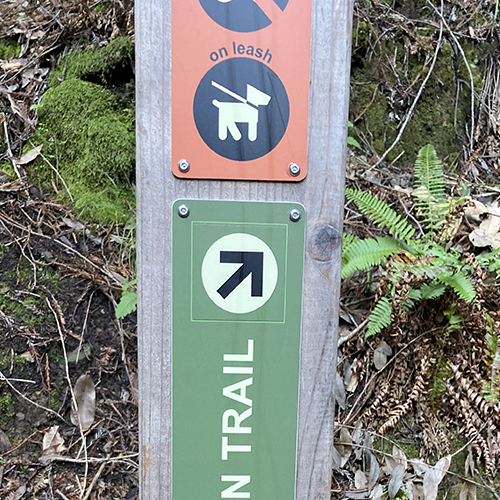
#> input picture test_images/sign_0.png, 500 x 500 px
$ python correspondence.py
#> lines starting #> are read from the running program, lines starting #| are printed output that depends on the picture
import numpy as np
import skimage as sk
from skimage import io
import matplotlib.pyplot as plt

## read the images
shelf_0 = io.imread('test_images/sign_0.png',as_gray=True)
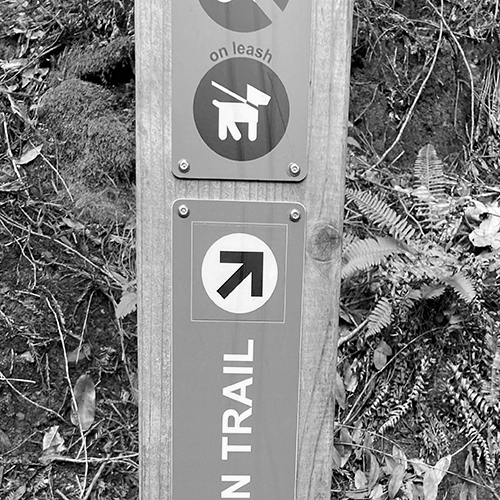
#> shelf_0: shape (500, 500) float64; min 0, max 1, mean 0.506
shelf_1 = io.imread('test_images/sign_1.png',as_gray=True)
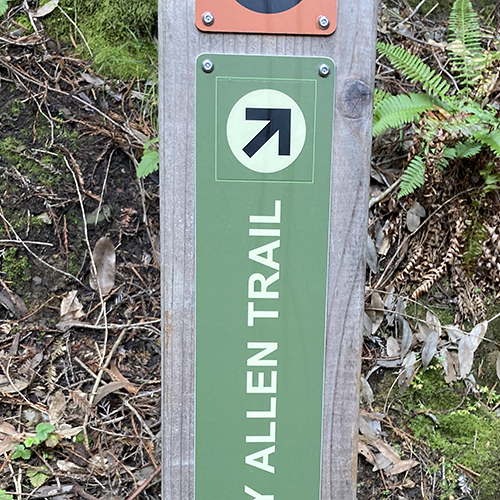
#> input picture test_images/sign_1.png, 500 x 500 px
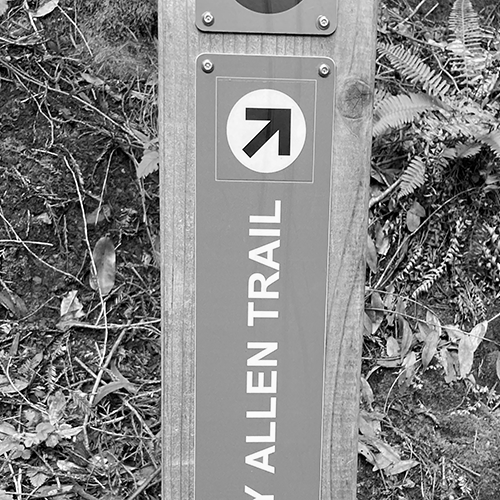
#> shelf_1: shape (500, 500) float64; min 0, max 1, mean 0.513

plt.figure()
plt.imshow(shelf_0,cmap='gray')
plt.show()
plt.figure()
plt.imshow(shelf_1,cmap='gray')
plt.show()
